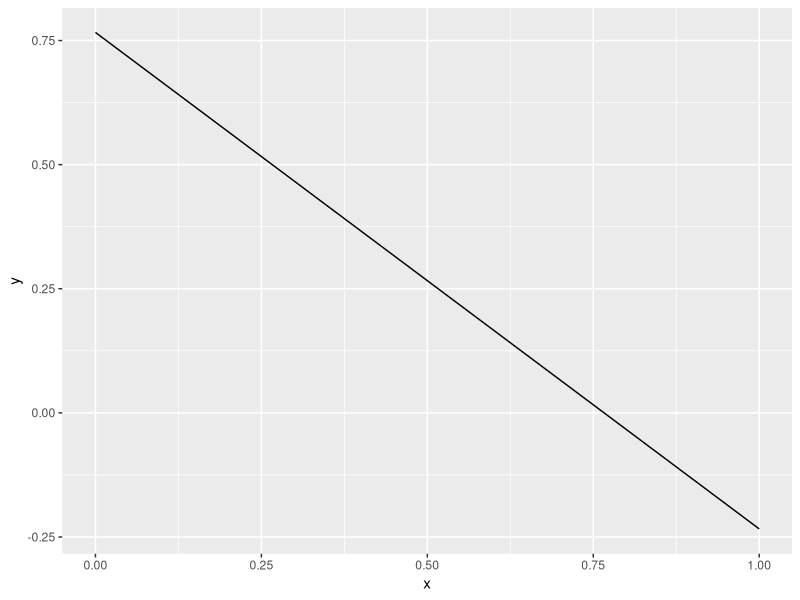

The R source for this figure:
## ---- chunk 1
library(ggplot2)
x <- seq(from = 0, to = 1, by = 0.01)
y <- 1 - x + rep(rnorm(1), 101)
ggplot(data = NULL, aes(x = x, y = y)) + geom_line()
